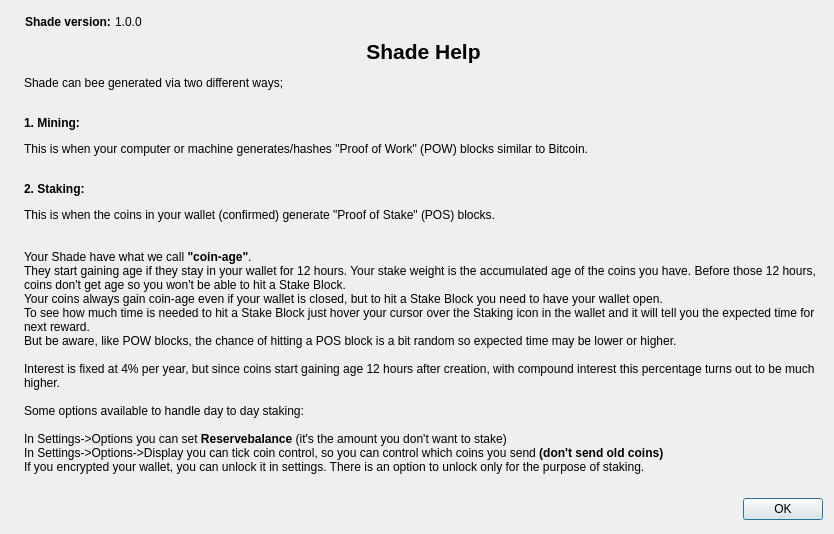
<?xml version="1.0" encoding="UTF-8"?>
<ui version="4.0">
 <class>tutoStackDialog</class>
 <widget class="QDialog" name="tutoStackDialog">
  <property name="geometry">
   <rect>
    <x>0</x>
    <y>0</y>
    <width>834</width>
    <height>534</height>
   </rect>
  </property>
  <property name="sizePolicy">
   <sizepolicy hsizetype="Fixed" vsizetype="Fixed">
    <horstretch>0</horstretch>
    <verstretch>0</verstretch>
   </sizepolicy>
  </property>
  <property name="maximumSize">
   <size>
    <width>1740</width>
    <height>798</height>
   </size>
  </property>
  <property name="windowTitle">
   <string>How to Stake</string>
  </property>
  <layout class="QHBoxLayout" name="horizontalLayout_2">
   <item>
    <widget class="QLabel" name="label_4">
     <property name="sizePolicy">
      <sizepolicy hsizetype="Preferred" vsizetype="Ignored">
       <horstretch>0</horstretch>
       <verstretch>0</verstretch>
      </sizepolicy>
     </property>
     <property name="pixmap">
      <pixmap resource="../bitcoin.qrc">:/images/about</pixmap>
     </property>
    </widget>
   </item>
   <item>
    <layout class="QVBoxLayout" name="verticalLayout_2">
     <item>
      <widget class="QFrame" name="frame">
       <property name="sizePolicy">
        <sizepolicy hsizetype="Fixed" vsizetype="Fixed">
         <horstretch>0</horstretch>
         <verstretch>0</verstretch>
        </sizepolicy>
       </property>
       <layout class="QHBoxLayout" name="horizontalLayout" stretch="0,0">
        <property name="spacing">
         <number>0</number>
        </property>
        <property name="sizeConstraint">
         <enum>QLayout::SetFixedSize</enum>
        </property>
        <property name="leftMargin">
         <number>1</number>
        </property>
        <property name="topMargin">
         <number>1</number>
        </property>
        <property name="rightMargin">
         <number>1</number>
        </property>
        <property name="bottomMargin">
         <number>1</number>
        </property>
        <item>
         <widget class="QLabel" name="label">
          <property name="sizePolicy">
           <sizepolicy hsizetype="Fixed" vsizetype="Fixed">
            <horstretch>0</horstretch>
            <verstretch>0</verstretch>
           </sizepolicy>
          </property>
          <property name="maximumSize">
           <size>
            <width>16777215</width>
            <height>267</height>
           </size>
          </property>
          <property name="cursor">
           <cursorShape>IBeamCursor</cursorShape>
          </property>
          <property name="text">
           <string>&lt;html&gt;&lt;head/&gt;&lt;body&gt;&lt;p&gt;&lt;span style=&quot; font-weight:600;&quot;&gt;Shade version: &lt;/span&gt;&lt;/p&gt;&lt;/body&gt;&lt;/html&gt;</string>
          </property>
          <property name="textInteractionFlags">
           <set>Qt::LinksAccessibleByMouse|Qt::TextSelectableByKeyboard|Qt::TextSelectableByMouse</set>
          </property>
         </widget>
        </item>
        <item>
         <widget class="QLabel" name="versionLabel">
          <property name="sizePolicy">
           <sizepolicy hsizetype="Fixed" vsizetype="Fixed">
            <horstretch>0</horstretch>
            <verstretch>0</verstretch>
           </sizepolicy>
          </property>
          <property name="cursor">
           <cursorShape>IBeamCursor</cursorShape>
          </property>
          <property name="text">
           <string notr="true">1.0.0</string>
          </property>
          <property name="textFormat">
           <enum>Qt::RichText</enum>
          </property>
          <property name="textInteractionFlags">
           <set>Qt::LinksAccessibleByMouse|Qt::TextSelectableByKeyboard|Qt::TextSelectableByMouse</set>
          </property>
         </widget>
        </item>
       </layout>
      </widget>
     </item>
     <item>
      <widget class="QLabel" name="label_2">
       <property name="sizePolicy">
        <sizepolicy hsizetype="Minimum" vsizetype="Minimum">
         <horstretch>0</horstretch>
         <verstretch>0</verstretch>
        </sizepolicy>
       </property>
       <property name="maximumSize">
        <size>
         <width>16777215</width>
         <height>450</height>
        </size>
       </property>
       <property name="text">
        <string>&lt;html&gt;&lt;head/&gt;&lt;body&gt;&lt;p align=&quot;center&quot;&gt;&lt;span style=&quot; font-size:16pt; font-weight:600;&quot;&gt;Shade Help&lt;/span&gt;&lt;/p&gt;&lt;p&gt;Shade can bee generated via two different ways;&lt;/p&gt;&lt;p&gt;&lt;br/&gt;&lt;span style=&quot; font-weight:600;&quot;&gt;1. Mining:&lt;/span&gt;&lt;/p&gt;&lt;p&gt;This is when your computer or machine generates/hashes &amp;quot;Proof of Work&amp;quot; (POW) blocks similar to Bitcoin.&lt;/p&gt;&lt;p&gt;&lt;br/&gt;&lt;span style=&quot; font-weight:600;&quot;&gt;2. Staking:&lt;/span&gt;&lt;/p&gt;&lt;p&gt;This is when the coins in your wallet (confirmed) generate &amp;quot;Proof of Stake&amp;quot; (POS) blocks.&lt;br/&gt;&lt;br/&gt;&lt;br/&gt;Your Shade have what we call &lt;span style=&quot; font-weight:600;&quot;&gt;&amp;quot;coin-age&amp;quot;&lt;/span&gt;. &lt;br/&gt;They start gaining age if they stay in your wallet for 12 hours. Your stake weight is the accumulated age of the coins you have. Before those 12 hours, coins don't get age so you won't be able to hit a Stake Block.&lt;br/&gt;Your coins always gain coin-age even if your wallet is closed, but to hit a Stake Block you need to have your wallet open.&lt;br/&gt;To see how much time is needed to hit a Stake Block just hover your cursor over the Staking icon in the wallet and it will tell you the expected time for next reward. &lt;br/&gt;But be aware, like POW blocks, the chance of hitting a POS block is a bit random so expected time may be lower or higher.&lt;br/&gt;&lt;br/&gt;Interest is fixed at 4% per year, but since coins start gaining age 12 hours after creation, with compound interest this percentage turns out to be much higher.&lt;br/&gt;&lt;br/&gt;Some options available to handle day to day staking:&lt;br/&gt;&lt;br/&gt;In Settings-&amp;gt;Options you can set &lt;span style=&quot; font-weight:600;&quot;&gt;Reservebalance&lt;/span&gt; (it's the amount you don't want to stake)&lt;br/&gt;In Settings-&amp;gt;Options-&amp;gt;Display you can tick coin control, so you can control which coins you send&lt;span style=&quot; font-weight:600;&quot;&gt; (don't send old coins)&lt;/span&gt;&lt;br/&gt;If you encrypted your wallet, you can unlock it in settings. There is an option to unlock only for the purpose of staking.&lt;br/&gt;&lt;/p&gt;&lt;/body&gt;&lt;/html&gt;</string>
       </property>
       <property name="wordWrap">
        <bool>true</bool>
       </property>
       <property name="textInteractionFlags">
        <set>Qt::LinksAccessibleByMouse|Qt::TextSelectableByMouse</set>
       </property>
      </widget>
     </item>
     <item>
      <widget class="QDialogButtonBox" name="buttonBox">
       <property name="orientation">
        <enum>Qt::Horizontal</enum>
       </property>
       <property name="standardButtons">
        <set>QDialogButtonBox::Ok</set>
       </property>
      </widget>
     </item>
    </layout>
   </item>
  </layout>
 </widget>
 <resources>
  <include location="../bitcoin.qrc"/>
 </resources>
 <connections>
  <connection>
   <sender>buttonBox</sender>
   <signal>accepted()</signal>
   <receiver>tutoStackDialog</receiver>
   <slot>accept()</slot>
   <hints>
    <hint type="sourcelabel">
     <x>360</x>
     <y>308</y>
    </hint>
    <hint type="destinationlabel">
     <x>157</x>
     <y>274</y>
    </hint>
   </hints>
  </connection>
  <connection>
   <sender>buttonBox</sender>
   <signal>rejected()</signal>
   <receiver>tutoStackDialog</receiver>
   <slot>reject()</slot>
   <hints>
    <hint type="sourcelabel">
     <x>428</x>
     <y>308</y>
    </hint>
    <hint type="destinationlabel">
     <x>286</x>
     <y>274</y>
    </hint>
   </hints>
  </connection>
 </connections>
</ui>
